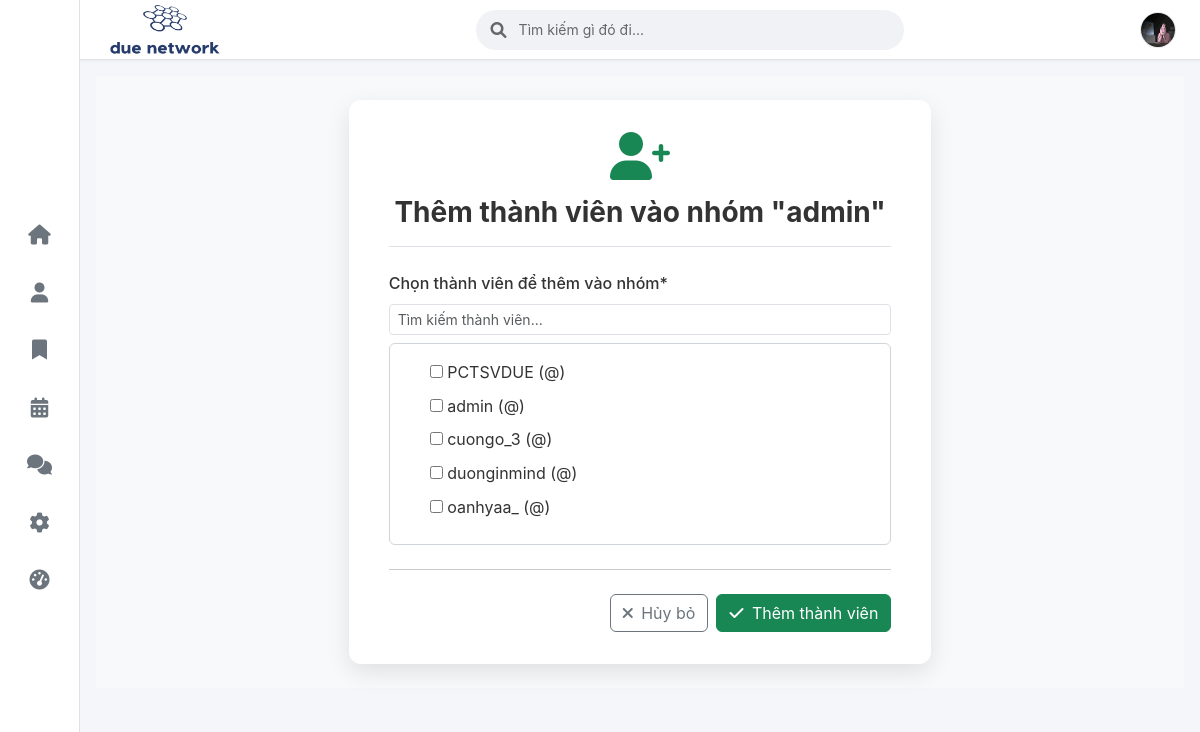
The app's page /messages/chat/4/add_members/ (signed in), older data.
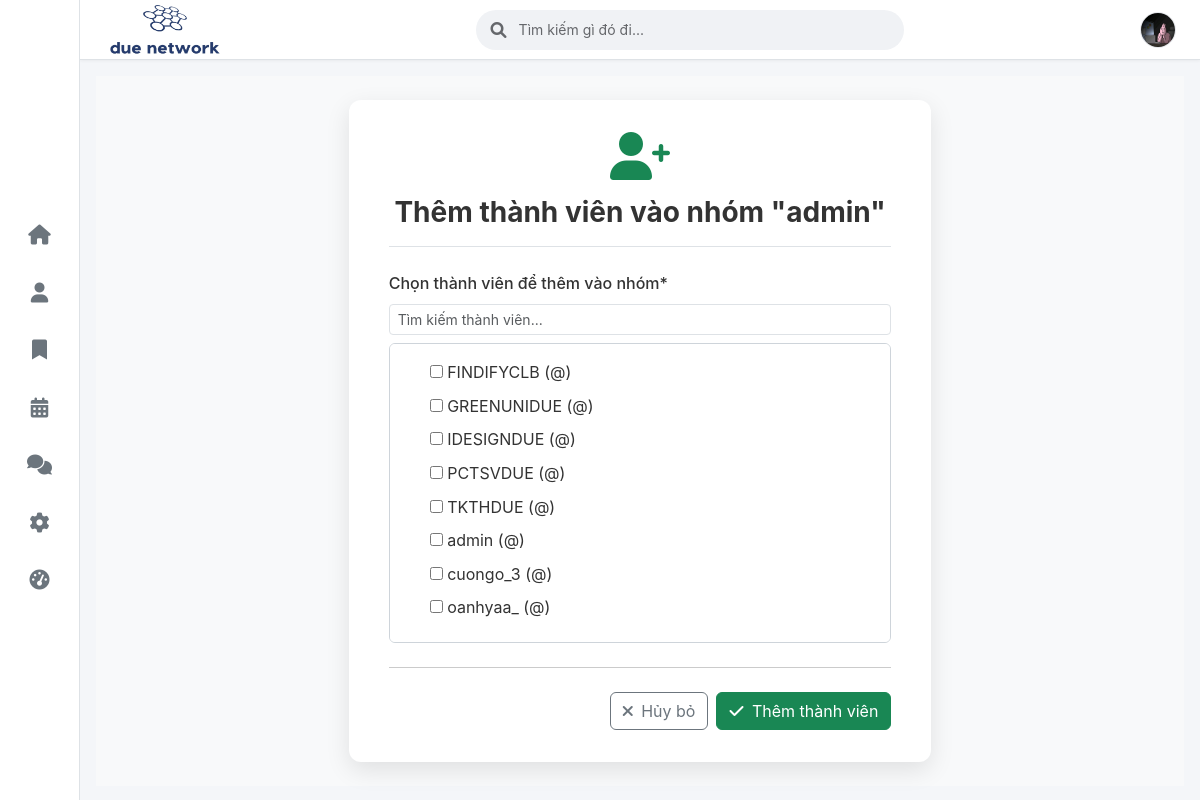
The same page, newer data.
### core/models.py (models this page shows)
class CustomUser(AbstractUser):
    ROLE_CHOICES = (
        ('user', 'User'),
        ('mod', 'Mod'),
        ('admin', 'Admin'),
    )
    email = models.EmailField(
        _('email address'),
        unique=True,
        validators=[validate_due_email] # Yêu cầu email DUE [cite: 2]
    )
    phone_number = models.CharField(max_length=15, blank=True, null=True) # Không bắt buộc [cite: 2]
    avatar = models.ImageField(upload_to='avatars/', null=True, blank=True, default='avatars/default_avatar.png')
    role = models.CharField(max_length=10, choices=ROLE_CHOICES, default='user')
    objects = CustomUserManager()
    groups = models.ManyToManyField(
        Group,
        verbose_name=_('groups'),
        blank=True,
        help_text=_(
            'The groups this user belongs to. A user will get all permissions '
            'granted to each of their groups.'
        ),
        related_name="customuser_groups",
        related_query_name="customuser",
    )
    user_permissions = models.ManyToManyField(
        Permission,
        verbose_name=_('user permissions'),
        blank=True,
        help_text=_('Specific permissions for this user.'),
        related_name="customuser_permissions",
        related_query_name="customuser",
    )
    def __str__(self):
        return self.username

### core/views.py (the view)
# urls.py: path('messages/chat/<int:group_id>/add_members/', views.add_members_to_group_view, name='add_members_to_group'),
@login_required
@user_passes_test(is_mod_or_admin_user)
def add_members_to_group_view(request, group_id):
    group = get_object_or_404(ChatGroup, id=group_id)
    if not (request.user == group.creator or request.user.is_superuser or request.user.role == 'admin'):
        messages.error(request, "Bạn không có quyền thêm thành viên vào nhóm này.")
        return redirect('chat_room', group_id=group.id)
    if group.is_private_chat:  # Không cho thêm thành viên vào chat 1-1
        messages.error(request, "Không thể thêm thành viên vào cuộc trò chuyện cá nhân.")
        return redirect('chat_room', group_id=group.id)
    if request.method == 'POST':
        form = AddMembersToGroupForm(request.POST, group=group)  # Truyền group vào form
        if form.is_valid():
            users_to_add = form.cleaned_data['members_to_add']
            for user in users_to_add:
                group.members.add(user)
            group.save()  # Lưu lại group sau khi thêm members (không bắt buộc nếu chỉ thay đổi m2m)
            messages.success(request, f"Đã thêm {users_to_add.count()} thành viên mới vào nhóm '{group.name}'.")
            return redirect('chat_room', group_id=group.id)
        else:
            messages.error(request, "Thêm thành viên thất bại. Vui lòng kiểm tra lại.")
    else:
        form = AddMembersToGroupForm(group=group)  # Truyền group để form biết loại trừ ai
    context = {
        'form': form,
        'group': group,
        'sub_page_title': f"Thêm thành viên vào nhóm: {group.name}"
    }
    return render(request, 'core/messaging/add_members_to_group_form.html', context)

### core/forms.py
class AddMembersToGroupForm(forms.Form):
    members_to_add = forms.ModelMultipleChoiceField(
        queryset=CustomUser.objects.none(), # Sẽ được cập nhật trong __init__
        widget=forms.CheckboxSelectMultiple,
        label="Chọn thành viên để thêm vào nhóm",
        required=True # Ít nhất phải chọn một người để thêm
    )
    def __init__(self, *args, **kwargs):
        group_instance = kwargs.pop('group', None)
        super().__init__(*args, **kwargs)
        if group_instance:
            current_member_ids = group_instance.members.values_list('id', flat=True)
            self.fields['members_to_add'].queryset = CustomUser.objects.filter(is_active=True)\
                                                                .exclude(id__in=current_member_ids)\
                                                                .order_by('username')
        else:
            self.fields['members_to_add'].queryset = CustomUser.objects.filter(is_active=True).order_by('username')

### core/views.py (called while the page is built)
def is_mod_or_admin_user(user):
    return user.is_authenticated and (user.role in ['mod', 'admin'] or user.is_superuser)

### core/templates/core/messaging/add_members_to_group_form.html (shortened to what this page needs)
{% extends "core/base.html" %}
{% load static %}
{% load crispy_forms_tags %}
{% block content %}
<div class="add-members-page-wrapper">
    <div class="container">
        <div class="row justify-content-center">
            <div class="col-lg-7">
                <div class="add-members-card">
                    <div class="text-center mb-4 pb-2 border-bottom">
                        <i class="fas fa-user-plus fa-3x text-success mb-3"></i>
                        <h3 class="fw-bold">Thêm thành viên vào nhóm "{{ group.name }}"</h3>
                    </div>
                    <form method="POST" action="{% url 'add_members_to_group' group.id %}">
                        {% if form.members_to_add.field.queryset.exists %}
                            <div class="mb-3">
                                <label class="form-label">{{ form.members_to_add.label }}*</label>
                                <input type="text" id="memberSearchInputAdd" class="form-control form-control-sm mb-2" placeholder="Tìm kiếm thành viên...">
                                <div class="members-checkbox-list-add">
                                    {% for choice in form.members_to_add %}
                                        <div class="form-check user-choice-item-add">
                                            {{ choice.tag }}
                                            <label class="form-check-label" for="{{ choice.id_for_label }}">
                                                {{ choice.choice_label }} (@{{ choice.instance.username }})
                                            </label>
                                        </div>
                                    {% endfor %}
                                </div>
                            </div>
                            <hr class="my-4">
                            <div class="d-grid gap-2 d-sm-flex justify-content-sm-end">
                                <a href="{% url 'chat_room' group.id %}" class="btn btn-outline-secondary">
                                    <i class="fas fa-times me-1"></i> Hủy bỏ
                                </a>
                                <button type="submit" class="btn btn-success">
                                    <i class="fas fa-check me-1"></i> Thêm thành viên
                                </button>
                            </div>
                        {% endif %}
                    </form>
                </div>
            </div>
        </div>
    </div>
</div>
{% endblock %}

Row changes from the older to the newer data that the page shows:
removed CustomUser: choice_label "duonginmind"
added CustomUser: choice_label "FINDIFYCLB"
added CustomUser: choice_label "GREENUNIDUE"
added CustomUser: choice_label "IDESIGNDUE"
added CustomUser: choice_label "TKTHDUE"
